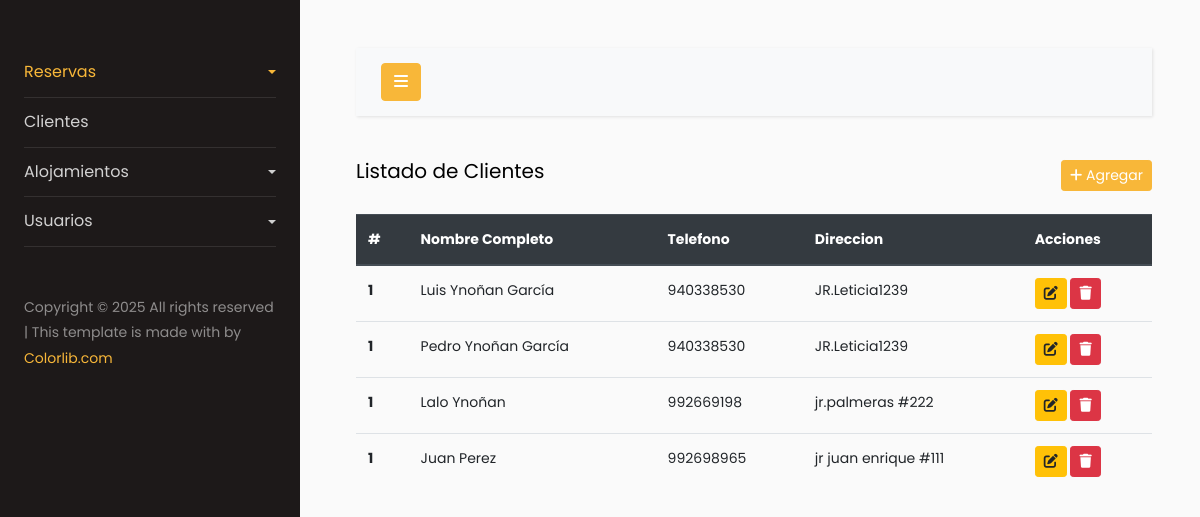
The app's page /clientes/ (signed in), older data.
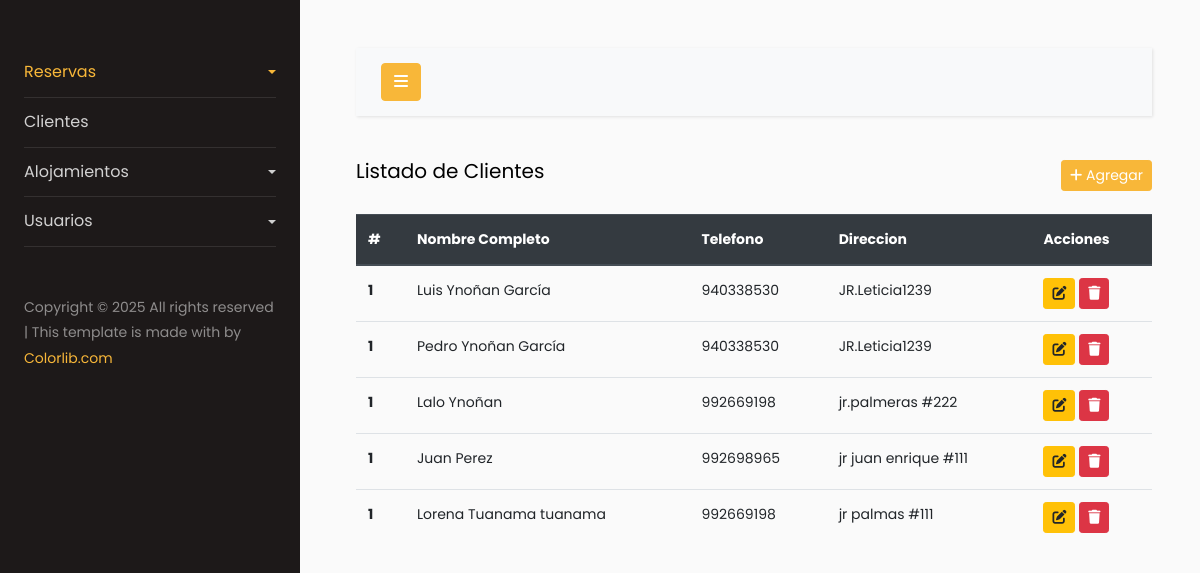
The same page, newer data.
### clientes/models.py (models this page shows, shortened)
class ModelsClientes(models.Model):
    name_customer = models.CharField(max_length=100, verbose_name='Nombre Completo')
    last_name_customer = models.CharField(max_length=100, verbose_name='Apellido')
    email_customer = models.EmailField(max_length=100, unique=True, verbose_name='Email')
    phone_customer = models.CharField(max_length=100, verbose_name='Telefono')
    address_customer = models.CharField(max_length=100, verbose_name='Direccion')
    city_customer = models.CharField(max_length=100, verbose_name='Ciudad')
    active_customer = models.BooleanField(verbose_name='Estado', default=True)
    date_create_customer = models.DateTimeField(auto_now_add=True, verbose_name='Fecha de creacion')
    class Meta:
        verbose_name = 'Cliente'
        verbose_name_plural = 'Clientes'
        db_table = 'clientes'

### clientes/views.py (the view)
# urls.py: path('', ClientesView.as_view(), name='index-clientes'),
class ClientesView(LoginRequiredMixin, ListView):
    model = ModelsClientes
    context_object_name = 'clientes'
    template_name = 'index-clientes.html'

### clientes/templates/index-clientes.html
{% extends 'index-intranet.html' %} {% block content %}
<div
  class="d-flex justify-content-between align-items-center"
  style="margin-bottom: 20px"
>
  <h5>Listado de Clientes</h5>
  <a href="{% url 'clientes:crear-cliente' %}" class="btn btn-primary btn-sm"
    ><i class="fa-solid fa-plus"></i> Agregar</a>
</div>
<table class="table table-hover">
  <thead class="thead-dark">
    <tr>
      <th scope="col">#</th>
      <th scope="col">Nombre Completo</th>
      <th scope="col">Telefono</th>
      <th scope="col">Direccion</th>
      <th scope="col">Acciones</th>
    </tr>
  </thead>
  <tbody>
    {% for i in clientes %}
    <tr>
      <th scope="row">1</th>
      <td>{{ i.name_customer }} {{i.last_name_customer}}</td>
      <td>{{ i.phone_customer}}</td>
      <td>{{ i.address_customer}}</td>
      <td>
        <a href="{% url 'clientes:editar-cliente' i.id %}" class="btn btn-warning btn-sm"><i class="fa-solid fa-pen-to-square"></i></a>
        <a href="" class="btn btn-danger btn-sm"><i class="fa-solid fa-trash"></i></a>
      </td>
    </tr>
    {% endfor %}
  </tbody>
</table>
{% endblock %}

Row changes from the older to the newer data that the page shows:
added ModelsClientes: name_customer "Lorena", last_name_customer "Tuanama tuanama", phone_customer "992669198", address_customer "jr palmas #111"
